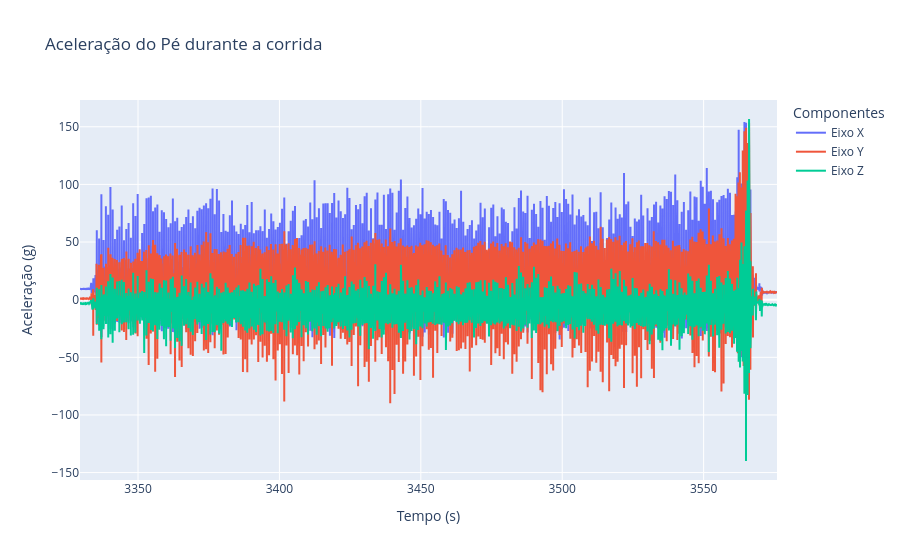

Notebook cell for this chart:
### Code cell
inds = df['activity_id'] == 5
fig = go.Figure()
fig.add_trace(go.Scatter(x=df[inds]['timestamp'], y=df[inds]['IMU_ankle_acc16_x'], mode='lines', name='Eixo X'))
fig.add_trace(go.Scatter(x=df[inds]['timestamp'], y=df[inds]['IMU_ankle_acc16_y'], mode='lines', name='Eixo Y'))
fig.add_trace(go.Scatter(x=df[inds]['timestamp'], y=df[inds]['IMU_ankle_acc16_z'], mode='lines', name='Eixo Z'))
fig.update_layout(xaxis_title='Tempo (s)', yaxis_title='Aceleração (g)', legend_title='Componentes', title='Aceleração do Pé durante a corrida')
fig.show()

### Figure 1 — Plotly figure (JSON) as saved in the notebook; plotly's stock layout.template omitted (floating-point values rounded to 4 significant figures; data arrays with more than 128 entries replaced by an {"elided": "..."} marker saying what was removed)
{"data": [{"mode": "lines", "name": "Eixo X", "type": "scatter", "x": {"elided": "24646 float values"}, "y": {"elided": "24646 float values"}}, {"mode": "lines", "name": "Eixo Y", "type": "scatter", "x": {"elided": "24646 float values"}, "y": {"elided": "24646 float values"}}, {"mode": "lines", "name": "Eixo Z", "type": "scatter", "x": {"elided": "24646 float values"}, "y": {"elided": "24646 float values"}}], "layout": {"legend": {"title": {"text": "Componentes"}}, "title": {"text": "Aceleração do Pé durante a corrida"}, "xaxis": {"title": {"text": "Tempo (s)"}}, "yaxis": {"title": {"text": "Aceleração (g)"}}}}
